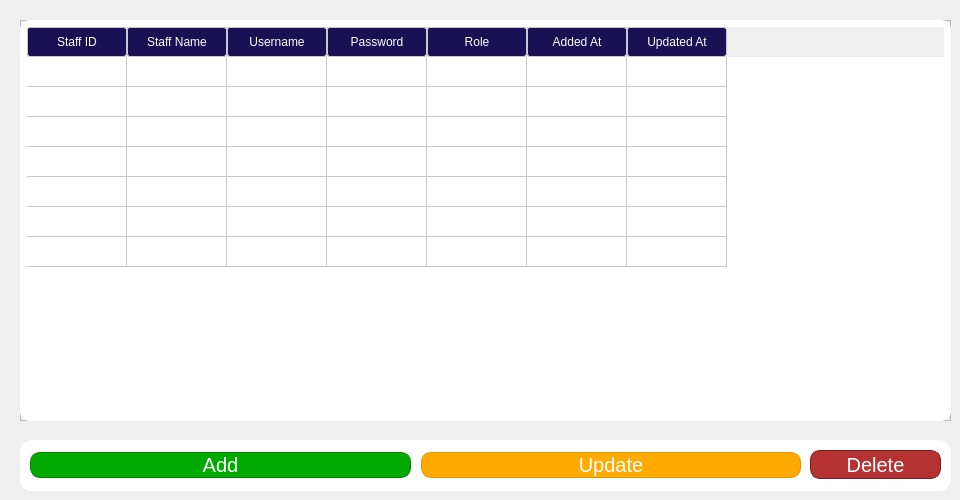
    <widget class="QWidget" name="page_3">
     <widget class="QWidget" name="crud_btn_holder_2" native="true">
      <property name="geometry">
       <rect>
        <x>20</x>
        <y>440</y>
        <width>931</width>
        <height>51</height>
       </rect>
      </property>
      <property name="styleSheet">
       <string notr="true">background-color: rgb(255, 255, 255);
border-radius: 12px;
</string>
      </property>
      <widget class="QWidget" name="horizontalLayoutWidget_2">
       <property name="geometry">
        <rect>
         <x>0</x>
         <y>0</y>
         <width>791</width>
         <height>51</height>
        </rect>
       </property>
       <layout class="QHBoxLayout" name="horizontalLayout_3">
        <property name="spacing">
         <number>10</number>
        </property>
        <property name="leftMargin">
         <number>10</number>
        </property>
        <property name="rightMargin">
         <number>10</number>
        </property>
        <item>
         <widget class="QPushButton" name="accountAddBtn">
          <property name="font">
           <font>
            <pointsize>15</pointsize>
           </font>
          </property>
          <property name="cursor">
           <cursorShape>PointingHandCursor</cursorShape>
          </property>
          <property name="styleSheet">
           <string notr="true">QPushButton {
    background-color: rgb(0, 170, 0);
    color: white;
    border: 1px solid green;
    border-radius: 10px;
}


QPushButton:hover {
    background-color: rgb(0, 190, 0);
}


QPushButton:pressed {
    background-color: rgb(0, 140, 0);
}
</string>
          </property>
          <property name="text">
           <string>Add</string>
          </property>
          <property name="autoDefault">
           <bool>false</bool>
          </property>
          <property name="default">
           <bool>false</bool>
          </property>
         </widget>
        </item>
        <item>
         <widget class="QPushButton" name="accountUpdateBtn">
          <property name="font">
           <font>
            <pointsize>15</pointsize>
           </font>
          </property>
          <property name="cursor">
           <cursorShape>PointingHandCursor</cursorShape>
          </property>
          <property name="styleSheet">
           <string notr="true">QPushButton {
    background-color: rgb(255, 170, 0);  
    color: white;
    border: 1px solid rgb(230, 150, 0);
    border-radius: 10px;
}

QPushButton:hover {
    background-color: rgb(255, 185, 40);  
}

QPushButton:pressed {
    background-color: rgb(230, 150, 0);   
}
</string>
          </property>
          <property name="text">
           <string>Update</string>
          </property>
         </widget>
        </item>
       </layout>
      </widget>
      <widget class="QPushButton" name="accountDelBtn">
       <property name="geometry">
        <rect>
         <x>790</x>
         <y>10</y>
         <width>131</width>
         <height>29</height>
        </rect>
       </property>
       <property name="font">
        <font>
         <pointsize>15</pointsize>
        </font>
       </property>
       <property name="cursor">
        <cursorShape>PointingHandCursor</cursorShape>
       </property>
       <property name="styleSheet">
        <string notr="true">QPushButton {
    background-color: rgb(180, 50, 50);   /* darker red - serious tone */
    color: white;
    border: 1px solid rgb(120, 30, 30);  /* slightly darker border */
    border-radius: 10px;
}

QPushButton:hover {
    background-color: rgb(160, 40, 40);   /* muted hover - less inviting */
}

QPushButton:pressed {
    background-color: rgb(130, 30, 30);   /* pressed darker - reinforces caution */
}
</string>
       </property>
       <property name="text">
        <string>Delete</string>
       </property>
      </widget>
     </widget>
     <widget class="QFrame" name="accountTableFrame">
      <property name="geometry">
       <rect>
        <x>20</x>
        <y>20</y>
        <width>931</width>
        <height>401</height>
       </rect>
      </property>
      <property name="frameShape">
       <enum>QFrame::Shape::StyledPanel</enum>
      </property>
      <property name="frameShadow">
       <enum>QFrame::Shadow::Raised</enum>
      </property>
      <widget class="QWidget" name="verticalLayoutWidget_2">
       <property name="geometry">
        <rect>
         <x>0</x>
         <y>0</y>
         <width>931</width>
         <height>401</height>
        </rect>
       </property>
       <layout class="QVBoxLayout" name="verticalLayout_2">
        <item>
         <widget class="QTableWidget" name="accountTable">
          <property name="styleSheet">
           <string notr="true">QTableWidget {
    color: rgb(26, 16, 84);
    background-color: rgb(255, 255, 255);
    border: 2px solid rgb(255, 255, 255);
    border-radius: 10px;
    gridline-color: rgb(200, 200, 200);
    padding: 5px;  /* optional: adds spacing inside cells */
}

QHeaderView::section {
    background-color: rgb(26, 16, 84);
    color: white;
    border: 1px solid rgb(200, 200, 200);
    border-radius: 3px;
    padding: 5px;  /* spacing inside headers */
}
</string>
          </property>
          <property name="selectionBehavior">
           <enum>QAbstractItemView::SelectionBehavior::SelectRows</enum>
          </property>
          <attribute name="horizontalHeaderShowSortIndicator" stdset="0">
           <bool>false</bool>
          </attribute>
          <attribute name="horizontalHeaderStretchLastSection">
           <bool>false</bool>
          </attribute>
          <attribute name="verticalHeaderVisible">
           <bool>false</bool>
          </attribute>
          <attribute name="verticalHeaderCascadingSectionResizes">
           <bool>false</bool>
          </attribute>
          <attribute name="verticalHeaderShowSortIndicator" stdset="0">
           <bool>false</bool>
          </attribute>
          <attribute name="verticalHeaderStretchLastSection">
           <bool>false</bool>
          </attribute>
          <row>
           <property name="text">
            <string>New Row</string>
           </property>
          </row>
          <row>
           <property name="text">
            <string>New Row</string>
           </property>
          </row>
          <row>
           <property name="text">
            <string>New Row</string>
           </property>
          </row>
          <row>
           <property name="text">
            <string>New Row</string>
           </property>
          </row>
          <row>
           <property name="text">
            <string>New Row</string>
           </property>
          </row>
          <row>
           <property name="text">
            <string>New Row</string>
           </property>
          </row>
          <row>
           <property name="text">
            <string>New Row</string>
           </property>
          </row>
          <column>
           <property name="text">
            <string>Staff ID</string>
           </property>
          </column>
          <column>
           <property name="text">
            <string>Staff Name</string>
           </property>
          </column>
          <column>
           <property name="text">
            <string>Username</string>
           </property>
          </column>
          <column>
           <property name="text">
            <string>Password</string>
           </property>
          </column>
          <column>
           <property name="text">
            <string>Role</string>
           </property>
          </column>
          <column>
           <property name="text">
            <string>Added At</string>
           </property>
          </column>
          <column>
           <property name="text">
            <string>Updated At</string>
           </property>
          </column>
         </widget>
        </item>
       </layout>
      </widget>
     </widget>
    </widget>
